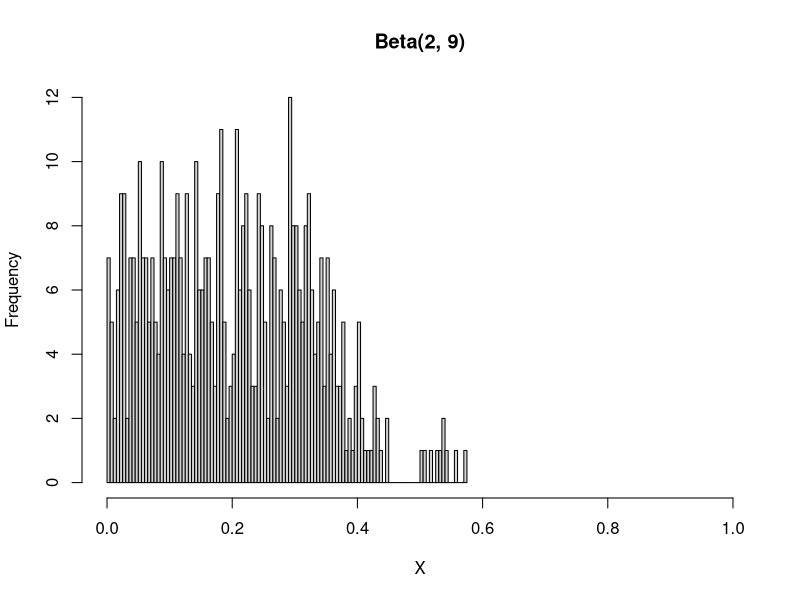

R code for this plot:
X <- vector(length = 501)

a <- 2
b <- 9
c <- 4

pow <- function(s,t){
  return(s^t)
}

f <- function(x, a, b){
  ans <- gamma(a+b)*pow(x,a-1)*pow(1-x, b-1)/( gamma(a)*gamma(b) )
  return(ans)
}

i <- 1

while(X[501] == FALSE){
  y <- runif(n = 1, min = 0, max = 1)
  u <- runif(n = 1, min = 0, max = 1)
  if( u < f(y, a, b)/(c*y) ){
    X[i] <- y
    i <- i + 1
  }
}


hist(X[-501], main="Beta(2, 9)", xlab = "X",  xlim = c(0,1),breaks = 200)
paste("acceptance rate =",c)